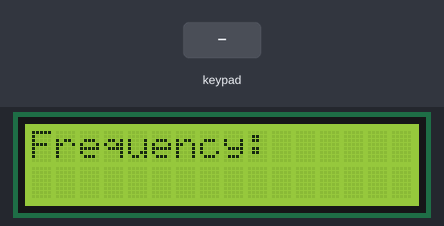
The sketch below on a simulated Arduino Uno, built with avr-gcc and run on an emulated ATmega328P. Parts: 16×2 character LCD. The inputs (shaded band) are chosen by the test bench.

Above: at 1.2 s.
1.3 s: key 'D' pressed
At 1.8 s:
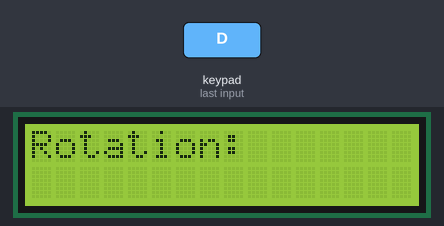
2.8 s: key 'U' pressed
At 32.1 s:
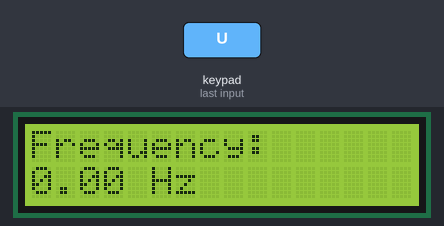
Timing chart, 0 to 32.5 s (numbered marks = the images above; inputs shaded):
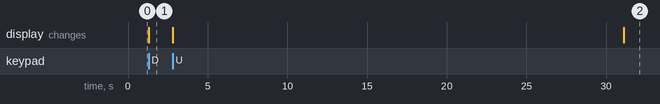

The sketch:

RPMCounter.ino
```cpp
#include <FreqMeasure.h>
#include <Wire.h>
#include <Adafruit_MCP23017.h>
#include <Adafruit_RGBLCDShield.h>

#define HERTZ_TO_RPM(x) x * 60

enum Mode {
  frequency,
  rotation
} mode;

enum Units {
  hz,
  rpm
} units;


Adafruit_RGBLCDShield lcd = Adafruit_RGBLCDShield();

void setup() {
  Serial.begin(57600);
  lcd.begin(16, 2);
  mode = frequency;
  units = hz;
  updateMode();
  FreqMeasure.begin();
}

double sum=0;
int count=0;

void loop() {
  if (FreqMeasure.available()) {
    // average several readings together
    sum = sum + FreqMeasure.read();
    count = count + 1;
    if (count > 30) {
      float hertz = FreqMeasure.countToFrequency(sum / count);

      lcd.setCursor(0, 1);
      if (mode == frequency) {
        if (units == hz) {
          lcd.print(hertz);
          lcd.print(" Hz      ");
        }
      }
      else if (mode == rotation) {
        if (units == rpm) {
          lcd.print(HERTZ_TO_RPM(hertz));
          lcd.print(" RPM     ");
        }
      }

      sum = 0;
      count = 0;
    }
  }

  uint8_t buttons = lcd.readButtons();
  if (buttons) {
    if (buttons & BUTTON_UP){
      mode = frequency;
      units = hz;
      updateMode();
    }
    if (buttons & BUTTON_DOWN) {
      mode = rotation;
      units = rpm;
      updateMode();
    }
  }
}

void updateMode() {
  lcd.clear();
  lcd.setCursor(0, 0);
  if (mode == frequency) {
    lcd.print("Frequency:");
  }
  else if (mode == rotation) {
    lcd.print("Rotation:");
  }
}
```

Measured:
- after the input at 1.3 s, the display: changes at once (image 1)
- after the input at 2.8 s, the display: first changes at once (image 2 shows a later state)
